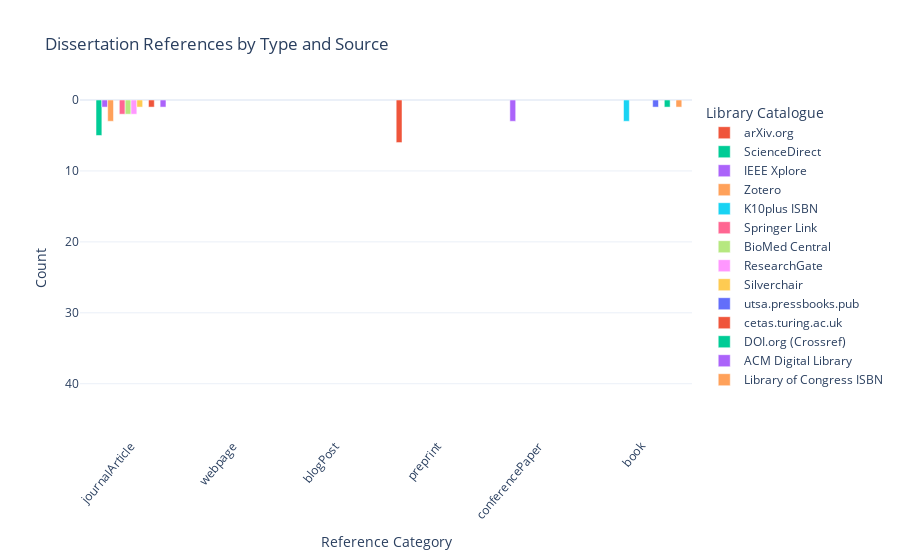

Notebook code for this chart:
### Code cell
required_cols = ["Item Type", "Library Catalog"]
for col in required_cols:
    if col not in df.columns:
        raise ValueError(f"CSV must have a '{col}' column. Did you export from Zotero as CSV?")

# ---- Step 3: Group by Item Type + Library Catalog ----
counts = (
    df.group_by(["Item Type", "Library Catalog"])
      .count()
      .sort("count", descending=True)
)


item_types = counts["Item Type"].to_list()
catalogues = counts["Library Catalog"].to_list()
values = counts["count"].to_list()


fig = px.bar(
    x=item_types,
    y=values,
    color=catalogues,  # stack/group by source
    barmode="group",   # change to "stack" for stacked bars
    labels={"x": "Reference Category", "y": "Count", "color": "Library Catalogue"},
    title="Dissertation References by Type and Source"
)

fig.update_layout(
    xaxis_tickangle=-50,
    template="plotly_white"
)

fig.update_traces(textposition="outside", textfont_size=12)

fig.update_layout(
    yaxis=dict(autorange="reversed"),  # reverse to have top item first
    template="plotly_white"
)

fig.show()

### Figure 1 — Plotly figure (JSON) as saved in the notebook; plotly's stock layout.template omitted (floating-point values rounded to 4 significant figures)
{"data": [{"alignmentgroup": "True", "hovertemplate": "Library Catalogue=<br>Reference Category=%{x}<br>Count=%{y}<extra></extra>", "legendgroup": "", "marker": {"color": "#636efa", "pattern": {"shape": ""}}, "name": "", "offsetgroup": "", "orientation": "v", "showlegend": false, "textfont": {"size": 12}, "textposition": "outside", "type": "bar", "x": ["journalArticle", "webpage", "blogPost"], "xaxis": "x", "y": [45, 21, 6], "yaxis": "y"}, {"alignmentgroup": "True", "hovertemplate": "Library Catalogue=arXiv.org<br>Reference Category=%{x}<br>Count=%{y}<extra></extra>", "legendgroup": "arXiv.org", "marker": {"color": "#EF553B", "pattern": {"shape": ""}}, "name": "arXiv.org", "offsetgroup": "arXiv.org", "orientation": "v", "showlegend": true, "textfont": {"size": 12}, "textposition": "outside", "type": "bar", "x": ["preprint"], "xaxis": "x", "y": [6], "yaxis": "y"}, {"alignmentgroup": "True", "hovertemplate": "Library Catalogue=ScienceDirect<br>Reference Category=%{x}<br>Count=%{y}<extra></extra>", "legendgroup": "ScienceDirect", "marker": {"color": "#00cc96", "pattern": {"shape": ""}}, "name": "ScienceDirect", "offsetgroup": "ScienceDirect", "orientation": "v", "showlegend": true, "textfont": {"size": 12}, "textposition": "outside", "type": "bar", "x": ["journalArticle"], "xaxis": "x", "y": [5], "yaxis": "y"}, {"alignmentgroup": "True", "hovertemplate": "Library Catalogue=IEEE Xplore<br>Reference Category=%{x}<br>Count=%{y}<extra></extra>", "legendgroup": "IEEE Xplore", "marker": {"color": "#ab63fa", "pattern": {"shape": ""}}, "name": "IEEE Xplore", "offsetgroup": "IEEE Xplore", "orientation": "v", "showlegend": true, "textfont": {"size": 12}, "textposition": "outside", "type": "bar", "x": ["conferencePaper", "journalArticle"], "xaxis": "x", "y": [3, 1], "yaxis": "y"}, {"alignmentgroup": "True", "hovertemplate": "Library Catalogue=Zotero<br>Reference Category=%{x}<br>Count=%{y}<extra></extra>", "legendgroup": "Zotero", "marker": {"color": "#FFA15A", "pattern": {"shape": ""}}, "name": "Zotero", "offsetgroup": "Zotero", "orientation": "v", "showlegend": true, "textfont": {"size": 12}, "textposition": "outside", "type": "bar", "x": ["journalArticle"], "xaxis": "x", "y": [3], "yaxis": "y"}, {"alignmentgroup": "True", "hovertemplate": "Library Catalogue=K10plus ISBN<br>Reference Category=%{x}<br>Count=%{y}<extra></extra>", "legendgroup": "K10plus ISBN", "marker": {"color": "#19d3f3", "pattern": {"shape": ""}}, "name": "K10plus ISBN", "offsetgroup": "K10plus ISBN", "orientation": "v", "showlegend": true, "textfont": {"size": 12}, "textposition": "outside", "type": "bar", "x": ["book"], "xaxis": "x", "y": [3], "yaxis": "y"}, {"alignmentgroup": "True", "hovertemplate": "Library Catalogue=Springer Link<br>Reference Category=%{x}<br>Count=%{y}<extra></extra>", "legendgroup": "Springer Link", "marker": {"color": "#FF6692", "pattern": {"shape": ""}}, "name": "Springer Link", "offsetgroup": "Springer Link", "orientation": "v", "showlegend": true, "textfont": {"size": 12}, "textposition": "outside", "type": "bar", "x": ["journalArticle"], "xaxis": "x", "y": [2], "yaxis": "y"}, {"alignmentgroup": "True", "hovertemplate": "Library Catalogue=BioMed Central<br>Reference Category=%{x}<br>Count=%{y}<extra></extra>", "legendgroup": "BioMed Central", "marker": {"color": "#B6E880", "pattern": {"shape": ""}}, "name": "BioMed Central", "offsetgroup": "BioMed Central", "orientation": "v", "showlegend": true, "textfont": {"size": 12}, "textposition": "outside", "type": "bar", "x": ["journalArticle"], "xaxis": "x", "y": [2], "yaxis": "y"}, {"alignmentgroup": "True", "hovertemplate": "Library Catalogue=ResearchGate<br>Reference Category=%{x}<br>Count=%{y}<extra></extra>", "legendgroup": "ResearchGate", "marker": {"color": "#FF97FF", "pattern": {"shape": ""}}, "name": "ResearchGate", "offsetgroup": "ResearchGate", "orientation": "v", "showlegend": true, "textfont": {"size": 12}, "textposition": "outside", "type": "bar", "x": ["journalArticle"], "xaxis": "x", "y": [2], "yaxis": "y"}, {"alignmentgroup": "True", "hovertemplate": "Library Catalogue=Silverchair<br>Reference Category=%{x}<br>Count=%{y}<extra></extra>", "legendgroup": "Silverchair", "marker": {"color": "#FECB52", "pattern": {"shape": ""}}, "name": "Silverchair", "offsetgroup": "Silverchair", "orientation": "v", "showlegend": true, "textfont": {"size": 12}, "textposition": "outside", "type": "bar", "x": ["journalArticle"], "xaxis": "x", "y": [1], "yaxis": "y"}, {"alignmentgroup": "True", "hovertemplate": "Library Catalogue=utsa.pressbooks.pub<br>Reference Category=%{x}<br>Count=%{y}<extra></extra>", "legendgroup": "utsa.pressbooks.pub", "marker": {"color": "#636efa", "pattern": {"shape": ""}}, "name": "utsa.pressbooks.pub", "offsetgroup": "utsa.pressbooks.pub", "orientation": "v", "showlegend": true, "textfont": {"size": 12}, "textposition": "outside", "type": "bar", "x": ["book"], "xaxis": "x", "y": [1], "yaxis": "y"}, {"alignmentgroup": "True", "hovertemplate": "Library Catalogue=cetas.turing.ac.uk<br>Reference Category=%{x}<br>Count=%{y}<extra></extra>", "legendgroup": "cetas.turing.ac.uk", "marker": {"color": "#EF553B", "pattern": {"shape": ""}}, "name": "cetas.turing.ac.uk", "offsetgroup": "cetas.turing.ac.uk", "orientation": "v", "showlegend": true, "textfont": {"size": 12}, "textposition": "outside", "type": "bar", "x": ["journalArticle"], "xaxis": "x", "y": [1], "yaxis": "y"}, {"alignmentgroup": "True", "hovertemplate": "Library Catalogue=DOI.org (Crossref)<br>Reference Category=%{x}<br>Count=%{y}<extra></extra>", "legendgroup": "DOI.org (Crossref)", "marker": {"color": "#00cc96", "pattern": {"shape": ""}}, "name": "DOI.org (Crossref)", "offsetgroup": "DOI.org (Crossref)", "orientation": "v", "showlegend": true, "textfont": {"size": 12}, "textposition": "outside", "type": "bar", "x": ["book"], "xaxis": "x", "y": [1], "yaxis": "y"}, {"alignmentgroup": "True", "hovertemplate": "Library Catalogue=ACM Digital Library<br>Reference Category=%{x}<br>Count=%{y}<extra></extra>", "legendgroup": "ACM Digital Library", "marker": {"color": "#ab63fa", "pattern": {"shape": ""}}, "name": "ACM Digital Library", "offsetgroup": "ACM Digital Library", "orientation": "v", "showlegend": true, "textfont": {"size": 12}, "textposition": "outside", "type": "bar", "x": ["journalArticle"], "xaxis": "x", "y": [1], "yaxis": "y"}, {"alignmentgroup": "True", "hovertemplate": "Library Catalogue=Library of Congress ISBN<br>Reference Category=%{x}<br>Count=%{y}<extra></extra>", "legendgroup": "Library of Congress ISBN", "marker": {"color": "#FFA15A", "pattern": {"shape": ""}}, "name": "Library of Congress ISBN", "offsetgroup": "Library of Congress ISBN", "orientation": "v", "showlegend": true, "textfont": {"size": 12}, "textposition": "outside", "type": "bar", "x": ["book"], "xaxis": "x", "y": [1], "yaxis": "y"}], "layout": {"barmode": "group", "legend": {"title": {"text": "Library Catalogue"}, "tracegroupgap": 0}, "title": {"text": "Dissertation References by Type and Source"}, "xaxis": {"anchor": "y", "domain": [0, 1], "tickangle": -50, "title": {"text": "Reference Category"}}, "yaxis": {"anchor": "x", "autorange": "reversed", "domain": [0, 1], "title": {"text": "Count"}}}}
